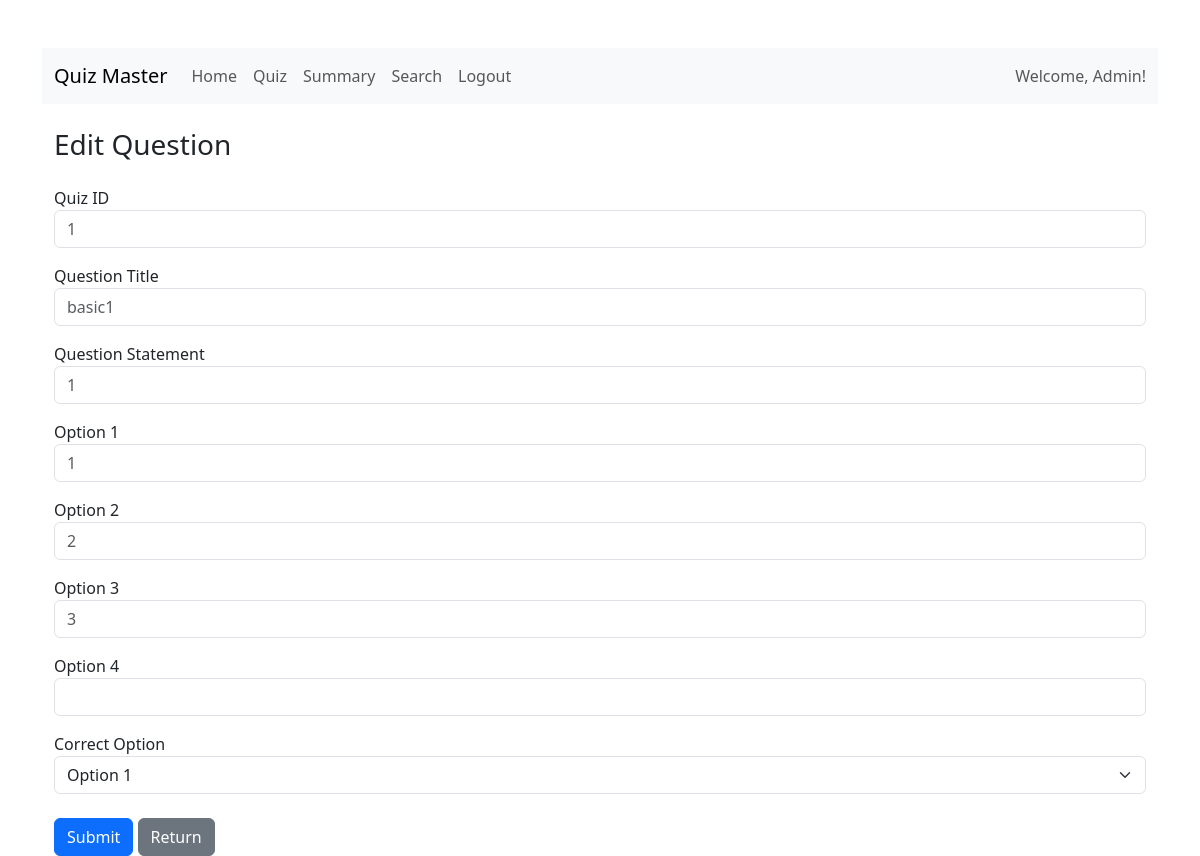
The app's page /editquestion/1 with its own data.
### models/question.py (models this page shows)
class Question(db.Model):
    id = db.Column(db.Integer, primary_key=True)
    quizid = db.Column(db.Integer, db.ForeignKey('quiz.id'), nullable=False)
    questionstatement = db.Column(db.Text, nullable=False)
    questiontitle=db.Column(db.String(150), nullable=False)
    option1 = db.Column(db.String(200))
    option2 = db.Column(db.String(200))
    option3 = db.Column(db.String(200))
    option4 = db.Column(db.String(200))
    correctoption = db.Column(db.String(200))

### app.py (the view, shortened to what this page needs)
@app.route("/editquestion/<int:id>", methods=["GET", "POST"])
def editquestion(id):
    question = Question.query.filter_by(id=id).first()
    if request.method == "GET":
        return render_template("editquestion.html",question=question)

### templates/editquestion.html (shortened to what this page needs)
{% extends "base.html" %}
{% block content %}
<nav class="navbar navbar-expand-lg navbar-light bg-light">
  <div class="container-fluid">
    <a class="navbar-brand" href="{{ url_for('path', role='admin', id=1) }}">Quiz Master</a>
    <div class="collapse navbar-collapse">
      <ul class="navbar-nav me-auto mb-2 mb-lg-0">
        <li class="nav-item"><a class="nav-link" href="{{ url_for('path', role='admin', id=1) }}">Home</a></li>
        <li class="nav-item"><a class="nav-link" href="{{ url_for('quizmanagement') }}">Quiz</a></li>
        <li class="nav-item"><a class="nav-link" href="{{ url_for('adminsummary') }}">Summary</a></li>
        <li class="nav-item"><a class="nav-link" href="{{ url_for('adminsearch') }}">Search</a></li>
        <li class="nav-item"><a class="nav-link" href="{{ url_for('logout') }}">Logout</a></li>
      </ul>
      <span class="navbar-text ms-auto">Welcome, Admin!</span>
    </div>
  </div>
</nav>
<div class="container mt-4">
  <h3 class="mb-4">Edit Question</h3>
  <form method="POST">
    <div class="form-group mb-3">
      <label for="quizid">Quiz ID</label>
      <input type="text" class="form-control" name="quizid" placeholder="{{question.quizid}}">
    </div>
    <div class="form-group mb-3">
      <label for="questiontitle">Question Title</label>
      <input type="text" class="form-control" name="questiontitle" placeholder="{{question.questiontitle}}">
    </div>
    <div class="form-group mb-3">
      <label for="questionstatement">Question Statement</label>
      <input type="text" class="form-control" name="questionstatement" placeholder="{{question.questionstatement}}">
    </div>
    <div class="form-group mb-3">
      <label for="option1">Option 1</label>
      <input type="text" class="form-control" name="option1" placeholder="{{question.option1}}">
    </div>
    <div class="form-group mb-3">
      <label for="option2">Option 2</label>
      <input type="text" class="form-control" name="option2" placeholder="{{question.option2}}">
    </div>
    <div class="form-group mb-3">
      <label for="option3">Option 3</label>
      <input type="text" class="form-control" name="option3" placeholder="{{question.option3}}">
    </div>
    <div class="form-group mb-3">
      <label for="option4">Option 4</label>
      <input type="text" class="form-control" name="option4" placeholder="{{question.option}}">
    </div>
    <div class="form-group mb-4">
      <label for="correctoption">Correct Option</label>
      <select name="correctoption" class="form-select">
        <option value="option1">Option 1</option>
      </select>
    </div>
    <button type="submit" class="btn btn-primary">Submit</button>
    <button type="button" class="btn btn-secondary" onclick="window.location.href='{{ url_for('quizmanagement') }}'">Return</button>
  </form>
</div>
{% endblock %}

### records on screen
Question: quizid "1", questiontitle "basic1", questionstatement "1", option1 "1", option2 "2", option3 "3"
